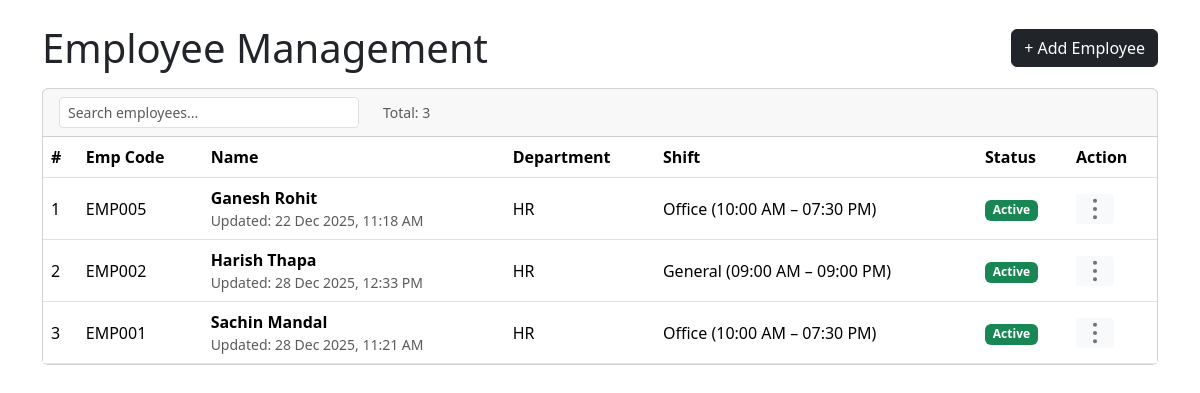
Page /admin/hr/employees_list.php?error=invalid on the committed database.
### tables this page shows
CREATE TABLE IF NOT EXISTS `employees` (
  `id` int NOT NULL AUTO_INCREMENT,
  `emp_code` varchar(20) NOT NULL,
  `name` varchar(100) NOT NULL,
  `mobile` varchar(20) DEFAULT NULL,
  `email` varchar(100) DEFAULT NULL,
  `dob` date DEFAULT NULL,
  `department_id` int DEFAULT NULL,
  `designation_id` int DEFAULT NULL,
  `shift_id` int DEFAULT NULL,
  `default_working_from` varchar(50) DEFAULT '',
  `weekoff_days` varchar(100) DEFAULT NULL,
  `joining_date` date DEFAULT NULL,
  `updated_at` timestamp NULL DEFAULT NULL,
  `device_id` varchar(100) DEFAULT NULL,
  `status` tinyint(1) DEFAULT '1',
  `created_at` timestamp NOT NULL DEFAULT CURRENT_TIMESTAMP,
  PRIMARY KEY (`id`),
  KEY `department_id` (`department_id`),
  KEY `designation_id` (`designation_id`)
);

CREATE TABLE IF NOT EXISTS `departments` (
  `id` int NOT NULL AUTO_INCREMENT,
  `department_name` varchar(100) NOT NULL,
  `created_at` timestamp NOT NULL DEFAULT CURRENT_TIMESTAMP,
  `updated_at` timestamp NULL DEFAULT NULL,
  PRIMARY KEY (`id`)
);

CREATE TABLE IF NOT EXISTS `shifts` (
  `id` int NOT NULL AUTO_INCREMENT,
  `shift_name` varchar(50) NOT NULL,
  `start_time` time NOT NULL,
  `end_time` time NOT NULL,
  `lunch_start` time DEFAULT NULL,
  `lunch_end` time DEFAULT NULL,
  `early_clock_in_before` int NOT NULL DEFAULT '0',
  `late_mark_after` int NOT NULL,
  `half_day_after` int NOT NULL,
  `total_punches` int NOT NULL,
  `created_at` timestamp NOT NULL DEFAULT CURRENT_TIMESTAMP,
  `updated_at` timestamp NULL DEFAULT NULL,
  PRIMARY KEY (`id`)
);

### admin/hr/employees_list.php (the view, shortened to what this page needs)
<!DOCTYPE html>
<html lang="en">
<head>
  <link href="https://cdn.jsdelivr.net/npm/bootstrap@5.3.3/dist/css/bootstrap.min.css" rel="stylesheet">
</head>
<body>
<?php
include '../config/db.php';
$sql = "
SELECT e.*, d.department_name, s.shift_name, s.start_time, s.end_time
FROM employees e
LEFT JOIN departments d ON d.id = e.department_id
LEFT JOIN shifts s ON s.id = e.shift_id
ORDER BY e.id DESC
";
$result = $con->query($sql);
?>
<div class="container py-4">
  <div class="d-flex justify-content-between align-items-center mb-3">
    <h1 class="section-title mb-0">Employee Management</h1>
    <a href="add_employee.php" class="btn btn-dark">+ Add Employee</a>
  </div>
  <div class="card card-main">
    <div class="card-header card-main-header d-flex flex-column flex-md-row justify-content-between align-items-md-center gap-2">
      <div class="d-flex align-items-center gap-3 w-100">
        <div class="w-100" style="max-width:300px;">
          <input type="search" id="employeeSearch" class="form-control form-control-sm" placeholder="Search employees...">
        </div>
        <small class="text-muted ms-2">Total: <?php echo $result ? $result->num_rows : 0; ?></small>
      </div>
    </div>
    <div class="table-responsive">
      <table class="table table-hover align-middle mb-0">
        <thead id="employeeTableHead">
          <tr class="text-nowrap">
            <th>#</th>
            <th>Emp Code</th>
            <th>Name</th>
            <th>Department</th>
            <th>Shift</th>
            <th>Status</th>
            <th>Action</th>
          </tr>
        </thead>
        <tbody id="employeeTableBody">
        <?php
        $i = 1;
        if ($result && $result->num_rows > 0) {
          while ($row = $result->fetch_assoc()) {
            $department = $row["department_name"] ?? "-";
            $shiftName = "-";
            if (!empty($row['shift_name'])) {
              $startDisp = $row['start_time'] ? date('h:i A', strtotime($row['start_time'])) : "";
              $endDisp   = $row['end_time']   ? date('h:i A', strtotime($row['end_time']))   : "";
              $shiftName = $row['shift_name'] . (($startDisp && $endDisp) ? " ($startDisp – $endDisp)" : "");
            }
            $isActive  = (int)($row['status'] ?? 1) === 1;
            $updatedTs = $row['updated_at'] ?? $row['created_at'] ?? null;
            $updated   = $updatedTs ? date('d M Y, h:i A', strtotime($updatedTs)) : '-';
        ?>
          <tr class="text-nowrap">
            <td><?php echo $i++; ?></td>
            <td><?php echo htmlspecialchars($row['emp_code'] ?? ''); ?></td>
            <td>
              <div class="fw-semibold"><?php echo htmlspecialchars($row['name'] ?? ''); ?></div>
              <div class="small text-muted">Updated: <?php echo $updated; ?></div>
            </td>
            <td><?php echo htmlspecialchars($department); ?></td>
            <td><?php echo htmlspecialchars($shiftName); ?></td>
            <td>
              <span class="badge bg-<?php echo $isActive ? 'success' : 'secondary'; ?>">
                <?php echo $isActive ? 'Active' : 'Inactive'; ?>
              </span>
            </td>
            <td>
              <div class="dropdown">
                <button class="btn btn-sm btn-light border-0 px-2 py-1 d-flex align-items-center justify-content-center" type="button" id="actionMenu<?php echo $row['id']; ?>" data-bs-toggle="dropdown" aria-expanded="false" style="box-shadow:none;">
                  <svg xmlns="http://www.w3.org/2000/svg" width="22" height="22" fill="currentColor" class="bi bi-three-dots-vertical text-secondary" viewBox="0 0 16 16">
                    <path d="M9.5 2a1.5 1.5 0 1 1-3 0 1.5 1.5 0 0 1 3 0zm0 6a1.5 1.5 0 1 1-3 0 1.5 1.5 0 0 1 3 0zm0 6a1.5 1.5 0 1 1-3 0 1.5 1.5 0 0 1 3 0z"/>
                  </svg>
                </button>
              </div>
            </td>
          </tr>
        <?php
          }
        } ?>
        </tbody>
      </table>
    </div>
  </div>
</body>

### rows in the picture
employees: emp_code "EMP005", name "Ganesh Rohit", updated "22 Dec 2025, 11:18 AM", department.department_name "HR", shift.end_time "Office (10:00 AM – 07:30 PM)", status "Active"
employees: emp_code "EMP002", name "Harish Thapa", updated_at "28 Dec 2025, 12:33 PM", department.department_name "HR", shift.end_time "General (09:00 AM – 09:00 PM)", status "Active"
employees: emp_code "EMP001", name "Sachin Mandal", updated_at "28 Dec 2025, 11:21 AM", department.department_name "HR", shift.end_time "Office (10:00 AM – 07:30 PM)", status "Active"

### other values in the picture
$result->num_rows "3"
